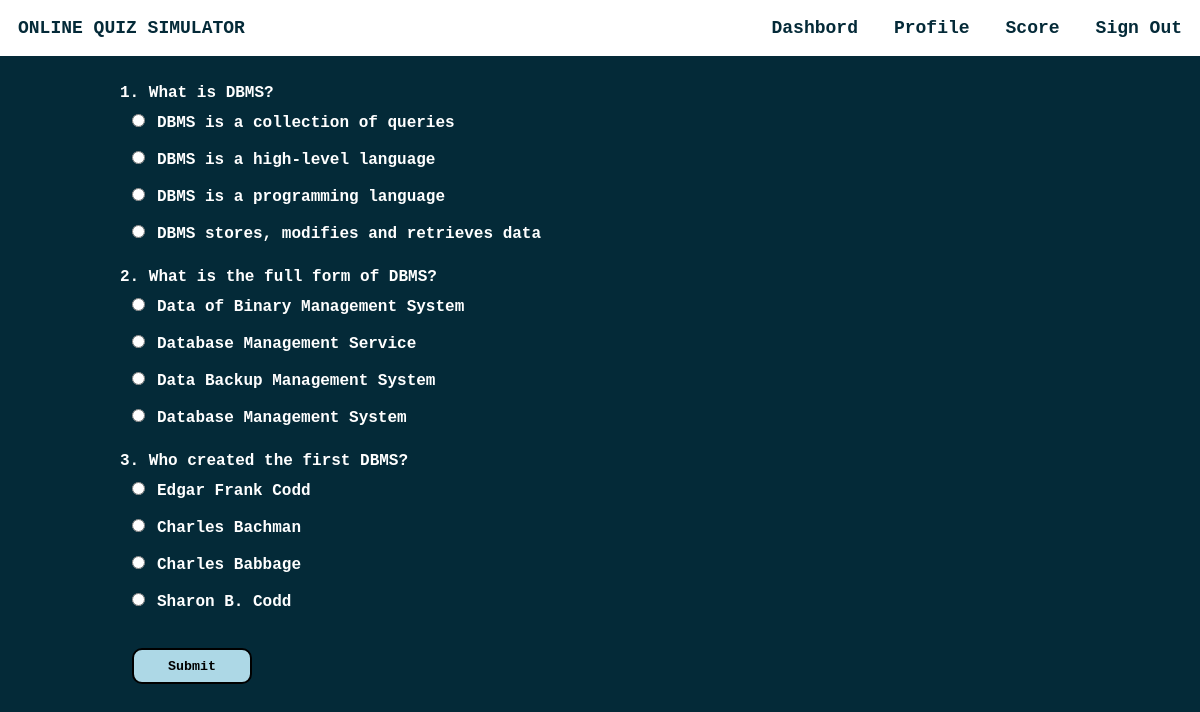
Page /takeq.php?qid=9 (signed in) on the committed database.
### tables this page shows
CREATE TABLE IF NOT EXISTS `questions` (
  `qs` varchar(200) NOT NULL,
  `op1` varchar(100) NOT NULL,
  `op2` varchar(100) NOT NULL,
  `op3` varchar(100) NOT NULL,
  `answer` varchar(100) NOT NULL,
  `quizid` int(11) NOT NULL,
  UNIQUE KEY `qs` (`qs`),
  KEY `quizid` (`quizid`),
  KEY `quizid_2` (`quizid`),
  KEY `quizid_3` (`quizid`)
);

### takeq.php (the view, shortened to what this page needs)
<html>
<head>
</head>
<?php
require_once 'sql.php';
                $conn = mysqli_connect($host, $user, $ps, $project);if (!$conn) {
    echo "<script>alert(\"Database error retry after some time !\")</script>";
}
?>
<body style="margin: 0 !important;font-weight: bolder !important;font-family: 'Courier New', Courier, monospace;color: #fff">
    <div style="background-color: #042A38;height: auto;">
        <div class="navbar" style="display: inline-flex;width: 100%;color:#042A38;position:fixed;">
            <section style="margin: 1.5vw;">ONLINE QUIZ SIMULATOR</section>
            <ul style="display: inline-flex;padding: 0 !important;margin: 0;float: right;right: 0;position: fixed;width: 50vw;">
                <li onclick="dash()">Dashbord</li>
                <li onclick="prof()">Profile</li>
                <li onclick="score()">Score</li>
                <li onclick="lo()">Sign Out</li>
            </ul>
        </div><br><br>
        <section style="margin-top: 4vw;width:80vw;margin-left:10vw;margin-right:10vw">
        <?php
        if(isset($_GET["qid"])){
        $qid=$_GET["qid"];
            $sql ="select * from questions where quizid='{$qid}'";
            $res=mysqli_query($conn,$sql);
            if($res)
            {
                if(mysqli_num_rows($res)==0)
                {
                    echo "No questions found under this quiz please come later";
                }else{
                $i=1;
                $j=0;
                echo "<form method=\"POST\">";
                while ($row = mysqli_fetch_assoc($res)) {
                    echo $i.". ".$row["qs"]."<br>";
                    echo "<input type=\"radio\" value=\"".$j."\" name=\"ans".$i.$j."\">".$row["op1"]."<br>";
                    echo "<input type=\"radio\" value=\"".($j+1)."\" name=\"ans".$i.$j."\">".$row["op2"]."<br>";
                    echo "<input type=\"radio\" value=\"".($j+2)."\"name=\"ans".$i.$j."\">".$row["op3"]."<br>";
                    echo "<input type=\"radio\"value=\"".($j+3)."\" name=\"ans".$i.$j."\">".$row["answer"]."<br><br>";
                    $i++;
                }
                echo "<input id=\"btn\" type=\"submit\" name=\"submit\" value=\"Submit\"><br><br><br>";
                echo "</form><br><br>";
            }
            }
            else
            {
                echo "error".mysqli_error($conn).".";
            }
     } ?>
        </section>
    </div>
</body>
</html>

### takeq.php (style rules this page uses)
li { margin: 1.5vw; }
ul { list-style: none; width: auto !important; }
.navbar { background-color:#fff !important; font-size: 1.5vw; }
input { margin:1vw; }
#btn { height: 3vw;width: 10vw;font-family: 'Courier New', Courier, monospace; font-weight: bolder; border-radius: 10px; border: 2px solid black; background-color: lightblue; }

### rows in the picture
questions: qs "What is DBMS?", op1 "DBMS is a collection of queries", op2 "DBMS is a high-level language", op3 "DBMS is a programming language", answer "DBMS stores, modifies and retrieves data"
questions: qs "What is the full form of DBMS?", op1 "Data of Binary Management System", op2 "Database Management Service", op3 "Data Backup Management System", answer "Database Management System"
questions: qs "Who created the first DBMS?", op1 "Edgar Frank Codd", op2 "Charles Bachman", op3 "Charles Babbage", answer "Sharon B. Codd"
